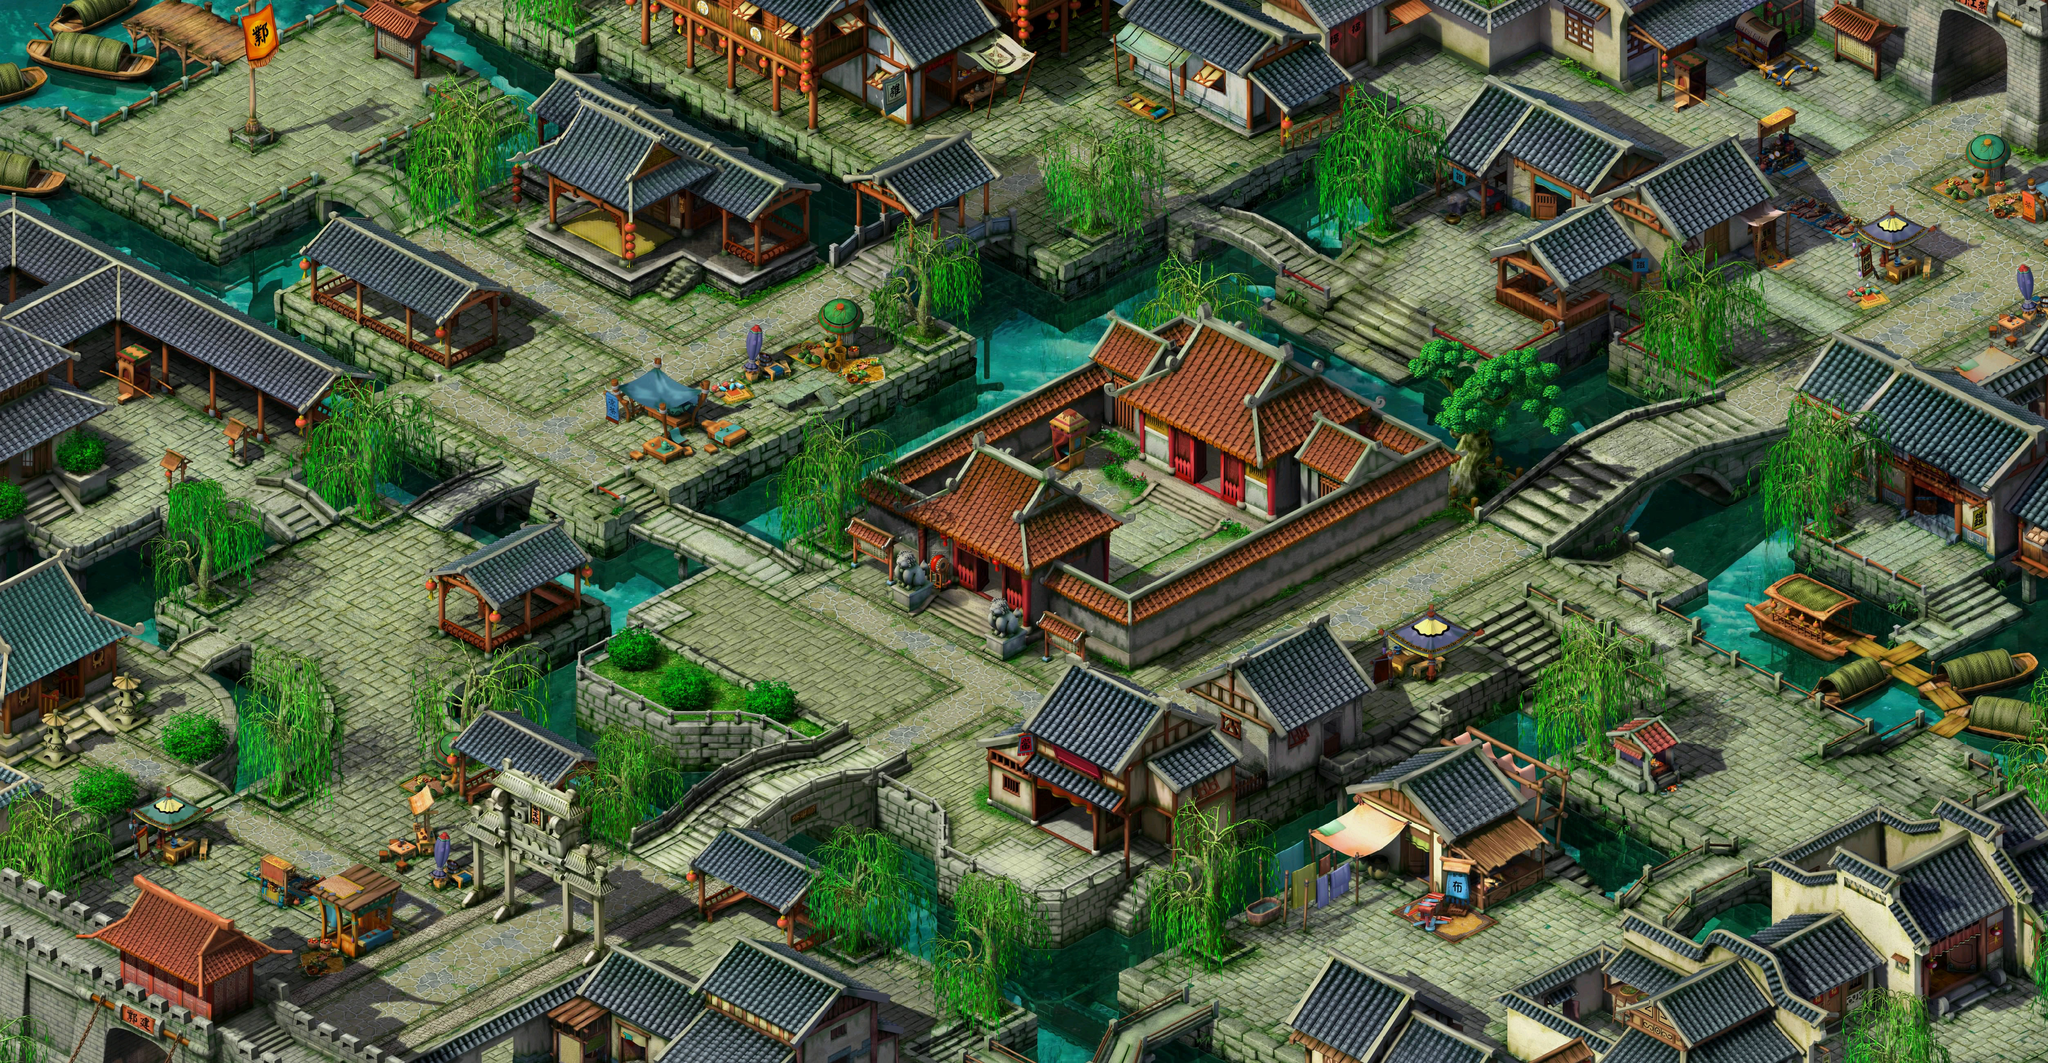

Rendered tile map (Tiled .tmx) drawn with the repository's tilesets; below, a short description and the map source with its tile grids summarised:
An orthogonal 77x40 tile map with 64x64 px tiles, 1 tile layer (basemap) and 1 object (startpoint).

<map version="1.0" orientation="orthogonal" width="77" height="40" tilewidth="64" tileheight="64">
 <tileset firstgid="1" name="jianye_city" tilewidth="64" tileheight="64" spacing="1" margin="1">
  <image source="jianye_city.jpg" trans="ff007f" width="5120" height="2880" />
 </tileset>
 <objectgroup name="object" width="77" height="40">
  <object name="startpoint" x="664" y="216" />
 </objectgroup>
 <layer name="basemap" width="77" height="40">
  <data>[3080 cells, 3080 non-empty, 3080 distinct tile ids]</data>
 </layer>
</map>